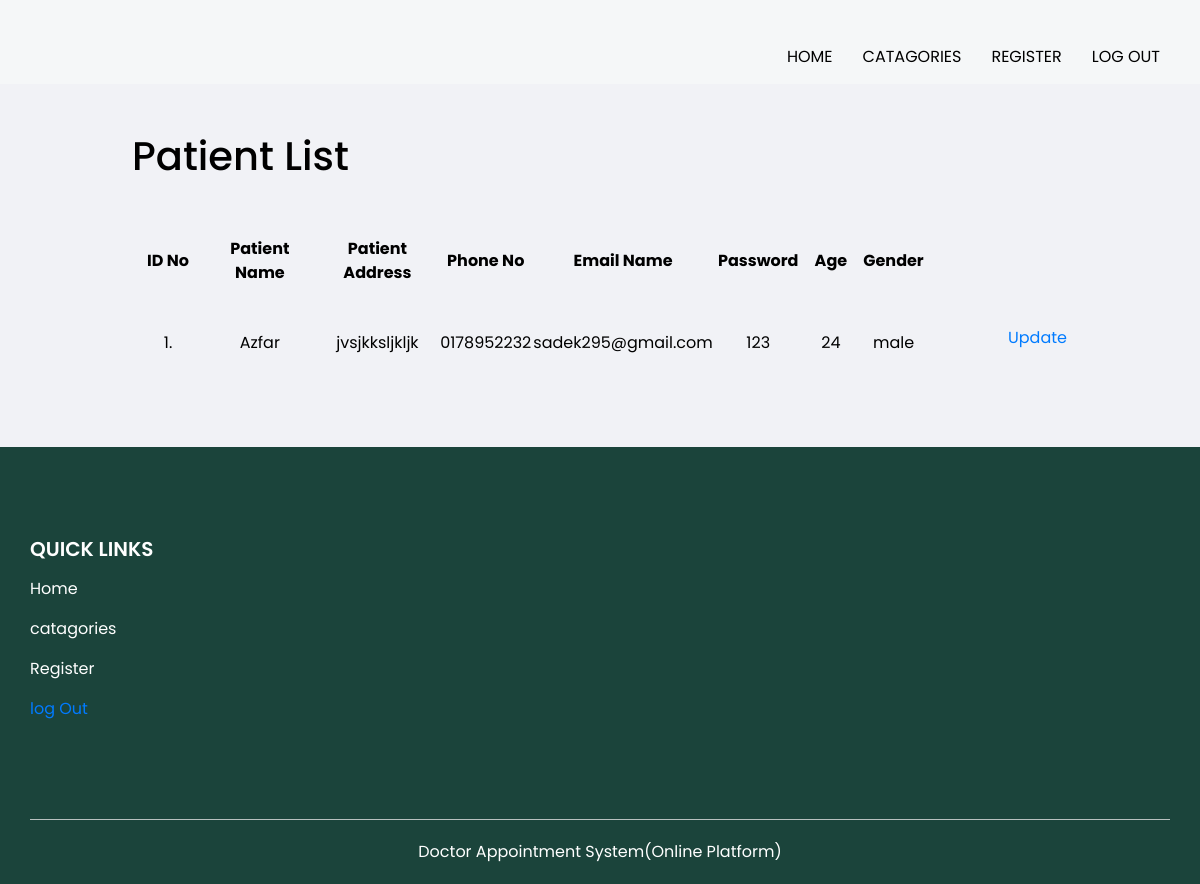
The app's page /patient_view.php (signed in) with its own data.
### tables this page shows
CREATE TABLE `user` (
  `user_id` int(11) NOT NULL,
  `full_name` varchar(100) NOT NULL,
  `address` varchar(255) NOT NULL,
  `phone_no` varchar(20) NOT NULL,
  `email_name` varchar(100) NOT NULL,
  `password` varchar(255) NOT NULL,
  `age` int(11) NOT NULL,
  `gender` varchar(15) NOT NULL
);

### patient_view.php (the view, shortened to what this page needs)
<?php include('includes/header.php'); ?>
<div class="manage">
    <div class = "wrapper">
        <h1>Patient List</h1>
        <br>
        <br>
        <table class="tbl-full">
                <tr>
                    <th style="text-align: center;">ID No</th>
                    <th style="text-align: center;">Patient Name</th>
                    <th style="text-align: center;">Patient Address</th>
                    <th style="text-align: center;">Phone No</th>
                    <th style="text-align: center;">Email Name</th>
                    <th style="text-align: center;">Password</th>
                    <th style="text-align: center;">Age</th>
                    <th style="text-align: center;">Gender</th>
                </tr>
                <?php
                        if(isset($_SESSION['email_name']))
                        {
                            $email_name=$_SESSION['email_name'];
                            $get_pro="select * from user where email_name='$email_name'";
                            $res = mysqli_query($con,$get_pro);
                            $count= mysqli_num_rows($res);
                            if($count>0){
                                while($row=mysqli_fetch_assoc($res)){
                                    $user_id=$row['user_id'];
                                $get_pro1="select * from user where user_id='$user_id'";
                                $res1 = mysqli_query($con,$get_pro1);
                                while($row1=mysqli_fetch_array($res1)){
                                        $user_id=$row1['user_id'];
                                        $full_name=$row1['full_name'];
                                        $address=$row1['address'];
                                        $phone_no=$row1['phone_no'];
                                        $email_name=$row1['email_name'];
                                        $password=$row1['password'];
                                        $age=$row1['age'];
                                        $gender=$row1['gender'];
                                    }
                                }
                            }
                ?>
                <tr>
                    <td style="width: 80px;text-align: center;"><?php echo  $user_id; ?>. </td>
                    <td style="width: 120px;text-align: center;"><?php echo $full_name; ?></td>
                    <td style="width: 130px;text-align: center;"><?php echo $address; ?></td>
                    <td style="width: 90px;text-align: center;"><?php echo $phone_no; ?></td>
                    <td style="width: 110px;text-align: center;"><?php echo $email_name; ?></td>
                    <td style="width: 90px;text-align: center;"><?php echo $password; ?></td>
                    <td style="width: 60px;text-align: center;"><?php echo $age; ?></td>
                    <td style="width: 70px;text-align: center;"><?php echo $gender; ?></td>
                    <td style="width: 40px; padding-left: 80px; padding-top: 40px;">
                            <a href="<?php echo SITEURL; ?>patient_update.php?user_id=<?php echo $user_id; ?>" class="btn-update">Update</a>
                            <br>
                            <br>
                            <br>
                    </td>
                </tr>
                <?php
               }
                else{
                        echo "No patient";
                    }
                ?>
            </table>
    </div>
</div>
<?php include('includes/footer.php'); ?>

### css/style.css (style rules this page uses)
body { font-family: "Poppins", sans-serif; color: #000000; background-color: #ffffff; }
a, a:hover, a:focus { text-decoration: none; }

### patient_view.php (style rules this page uses)
.wrapper { padding: 1%; width: 80%; margin: 0 auto; }
.tbl-full { width: 100%; }
.manage { background-color: #f1f2f6; padding: 3% 0; }

### records on screen
user: user_id "1", full_name "Azfar", address "jvsjkksljkljk", phone_no "0178952232", email_name "sadek295@gmail.com", password "123", age "24", gender "male"
